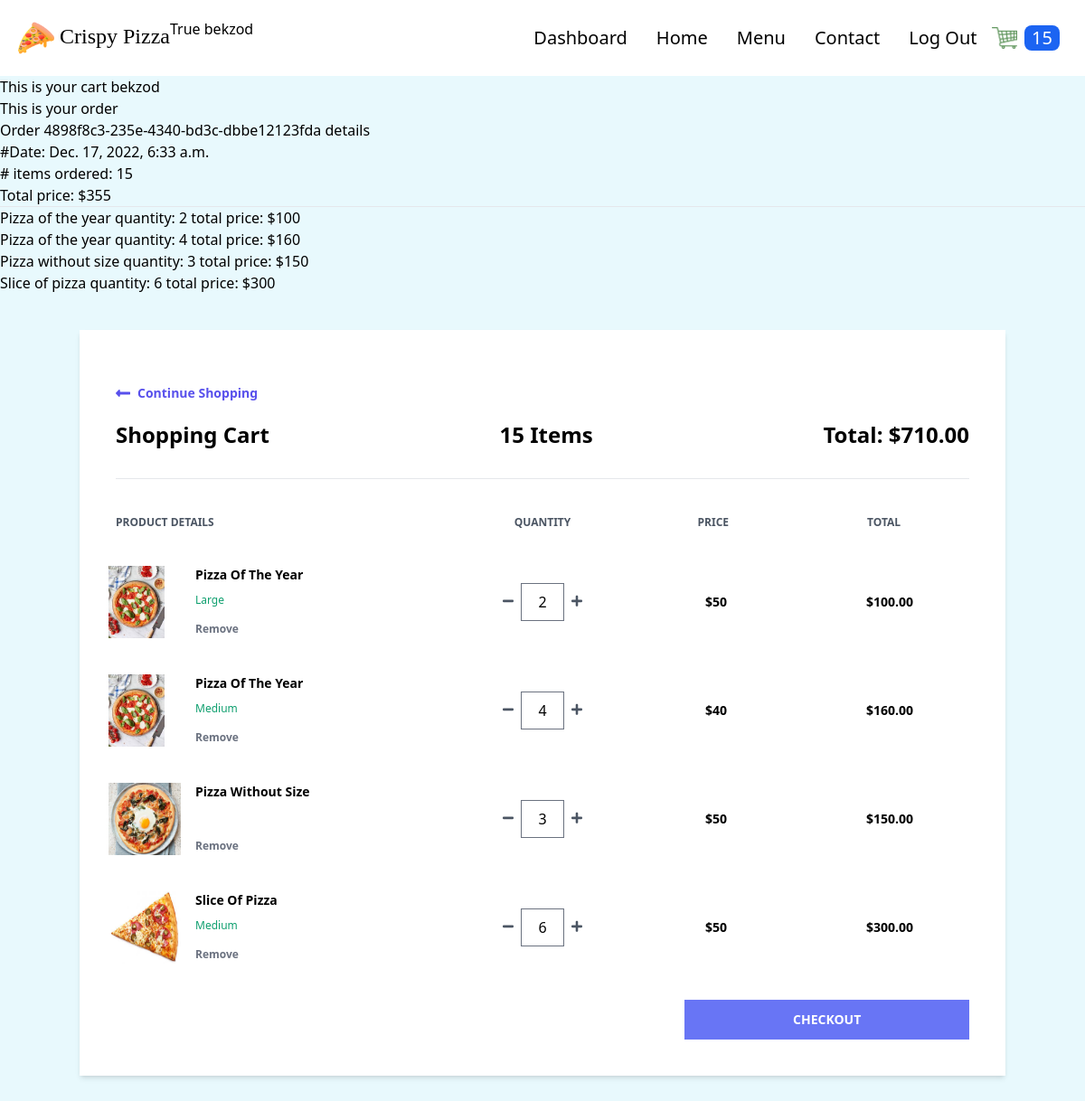
The page /cart/ (signed in) on the database as committed earlier.
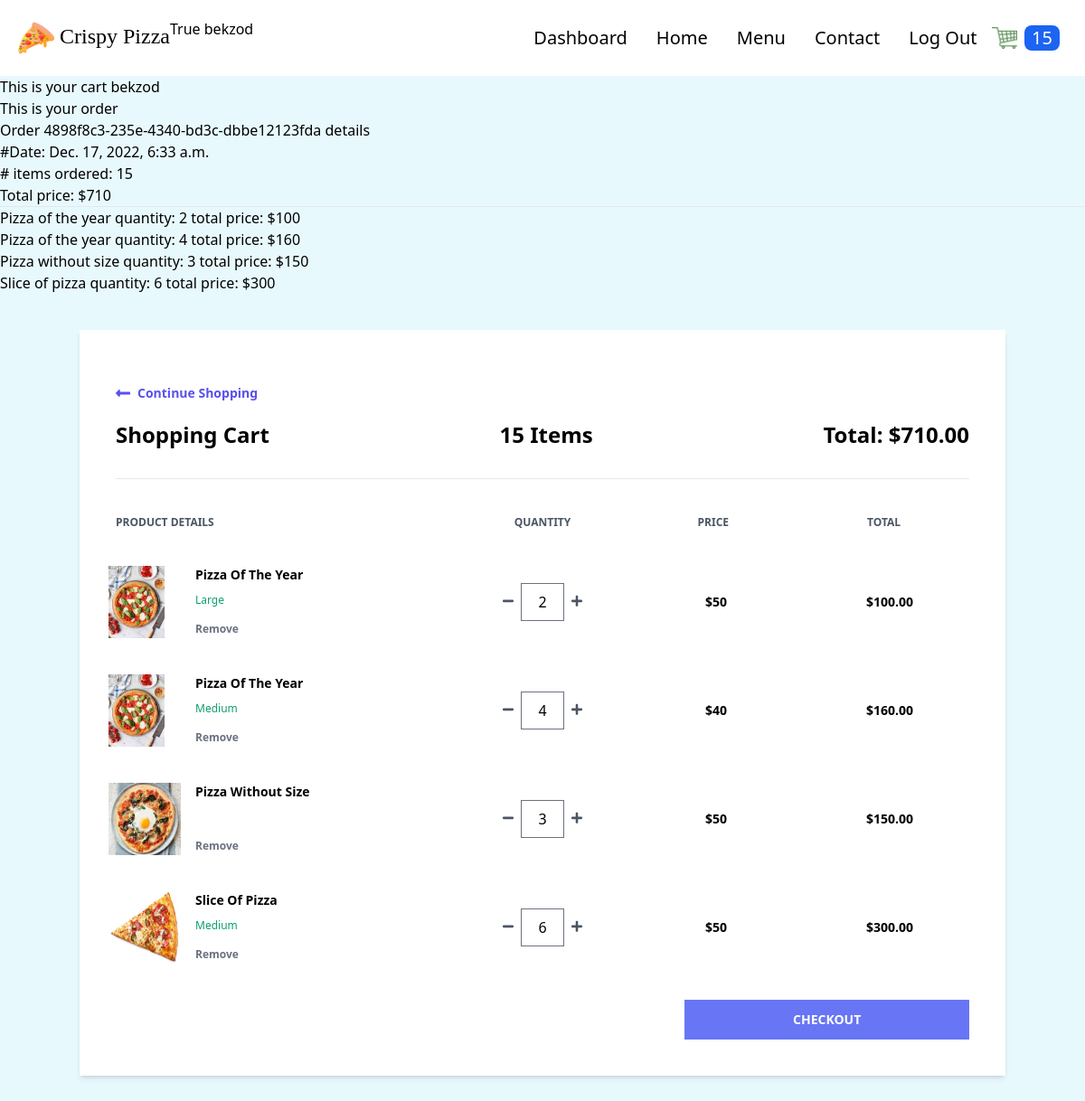
The same page on the database as committed later.
### order/models.py (models this page shows, shortened)
class Order(models.Model):
    transaction_id = models.UUIDField(
        primary_key=True, default=uuid.uuid4, editable=True)
    customer = models.ForeignKey(
        Customer, on_delete=models.CASCADE)
    date_ordered = models.DateTimeField(auto_now_add=True)
    date_modified = models.DateTimeField(auto_now=True)
    complete = models.BooleanField(default=False)
    coupon = models.ForeignKey(
        'Coupon', on_delete=models.SET_NULL, blank=True, null=True)
    @property
    def get_cart_subtotal(self):
        order_items = self.orderitem_set.all()
        total = sum([item.get_total for item in order_items])
        return total
    get_cart_subtotal.fget.short_description = 'Subtotal'
    @property
    def get_cart_total(self):
        total = self.get_cart_subtotal
        if self.coupon:
            total = total - self.get_coupon_value
        return total
    get_cart_total.fget.short_description = 'Total'
    @property
    def get_cart_items(self):
        order_items = self.orderitem_set.all()
        total = sum([item.quantity for item in order_items])
        return total
    get_cart_items.fget.short_description = '# Items'
    @property
    def get_coupon_value(self):
        if self.coupon:
            if self.coupon.discount_type == "Percent":
                coupon_value = self.get_cart_subtotal*self.coupon.discount_amount//100
            else:
                coupon_value = self.coupon.discount_amount
        else:
            coupon_value = None
        return coupon_value
    get_coupon_value.fget.short_description = 'Coupon'

class OrderItem(models.Model):
    product = models.ForeignKey(
        Product, on_delete=models.SET_NULL, blank=True, null=True)
    order = models.ForeignKey(
        Order, on_delete=models.CASCADE, null=True, blank=True)
    variation = models.ForeignKey(
        ProductVariant, on_delete=models.SET_NULL, blank=True, null=True)
    quantity = models.IntegerField(default=0, null=True, blank=True)
    date_added = models.DateTimeField(auto_now_add=True)
    @property
    def get_total(self):
        if self.product.has_variants:
            total = self.variation.price * self.quantity
        else:
            total = self.product.price * self.quantity
        return total
    get_total.fget.short_description = 'Total'

### store/models.py (models this page shows, shortened)
class Product(models.Model):
    PRODUCT_TYPES = (
        ("Pizza", "pizza"),
        ("Nonpizza", "nonpizza")
    )
    id = models.UUIDField(primary_key=True, default=uuid.uuid4, editable=False)
    name = models.CharField(max_length=100)
    price = models.PositiveIntegerField(blank=True, null=True)
    desc = models.TextField(max_length=500)
    image = models.ImageField(blank=True, upload_to='images')
    created_at = models.DateField(auto_now_add=True)
    updated_at = models.DateField(auto_now=True)
    product_type = models.CharField(max_length=10, choices=PRODUCT_TYPES)
    def image_tag(self):
        return mark_safe(f'<img src="{self.image.url}" width="100" height="100" />')
    image_tag.short_description = 'Image'
    @property
    def has_variants(self):
        if self.productvariant_set.count() > 0:
            return True
        else:
            return False

class ProductVariant(models.Model):
    title = models.CharField(max_length=100, blank=True, null=True)
    product = models.ForeignKey(Product, on_delete=models.CASCADE)
    size = models.ForeignKey(Size, on_delete=models.CASCADE)
    price = models.PositiveIntegerField()

### order/views.py (the view)
# urls.py: path('cart/', views.cart, name='cart'),
def cart(request):
    if request.user.is_authenticated:
        customer = request.user.customer
    else:
        customer, created = Customer.objects.get_or_create(
            device=request.COOKIES['device'])
    customer_order = Order.objects.filter(
        customer=customer, complete=False)
    if customer_order.exists():
        customer_items = OrderItem.objects.filter(
            order_id__in=customer_order).order_by("product__name", "-variation__size")
        customer_order = customer_order[0]
    else:
        customer_order, customer_items = None, None
    context = {
        "order": customer_order,
        "items": customer_items,
    }
    return render(request, 'order/cart.html', context)

### store/context_processors.py (called while the page is built, shortened)
def get_cart_quantity(request):
    if request.user.is_authenticated:
        customer = request.user.customer
    try:
        customer_order = Order.objects.filter(
            customer=customer, complete=False)[0]
        number_of_items = customer_order.get_cart_items
    except:
        number_of_items = 0
    finally:
        return {
            'cart_quantity': number_of_items
        }

### order/templates/order/cart.html (shortened to what the changed rows need)
{% extends 'store/base.html' %} {% block content %} {% if not items %}
<h2>Cart is empty</h2>
{% else %}
<h1>This is your cart {{request.user}}</h1>
<h2>This is your order</h2>
<div>
  <h3>Order {{order.transaction_id}} details</h3>
  <p>#Date: {{order.date_ordered}}</p>
  <p># items ordered: {{order.get_cart_items}}</p>
  <p>Total price: ${{order.get_cart_total}}</p>
</div>
<hr />
{% for item in items%}
<h2>
  {{item.product.name}} quantity: {{item.quantity}} total price:
  ${{item.get_total}}
</h2>
{% endfor %} {% endif %}
<div class="container mx-auto mt-10">
  <div class="flex flex-col shadow-md my-10">
    <div class="w-full bg-white px-10 py-10">
      <div class="flex justify-between border-b pb-8">
        <h1 class="font-semibold text-2xl">Shopping Cart</h1>
        <h2 class="font-semibold text-2xl">{{order.get_cart_items}} Items</h2>
        <h2 class="font-semibold text-2xl">
          Total: ${{order.get_cart_subtotal|floatformat:2}}
        </h2>
      </div>
      {% for item in items %}
      <div class="flex items-center hover:bg-gray-100 -mx-8 px-6 py-5">
        <h1 class="text-center w-1/5 font-semibold text-sm">
          ${% firstof item.variation.price item.product.price %}
        </h1>
      </div>
      {% endfor %}
    </div>
  </div>
</div>
{% endblock %}

Rows that differ between the two databases and show on the page:
changed Order "4898f8c3-235e-4340-bd3c-dbbe12123fda": get_cart_total "355" → "710"
